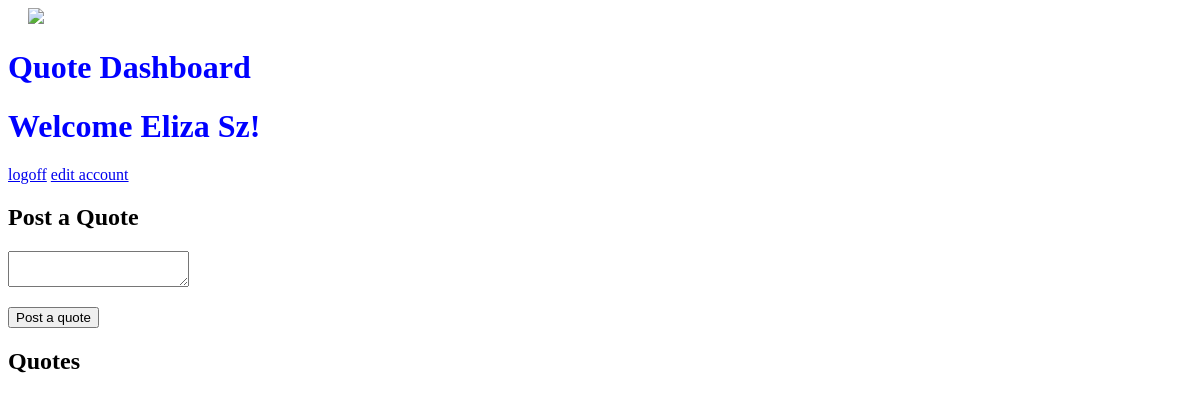
The page /quote_dashboard (signed in) on the database as committed earlier.
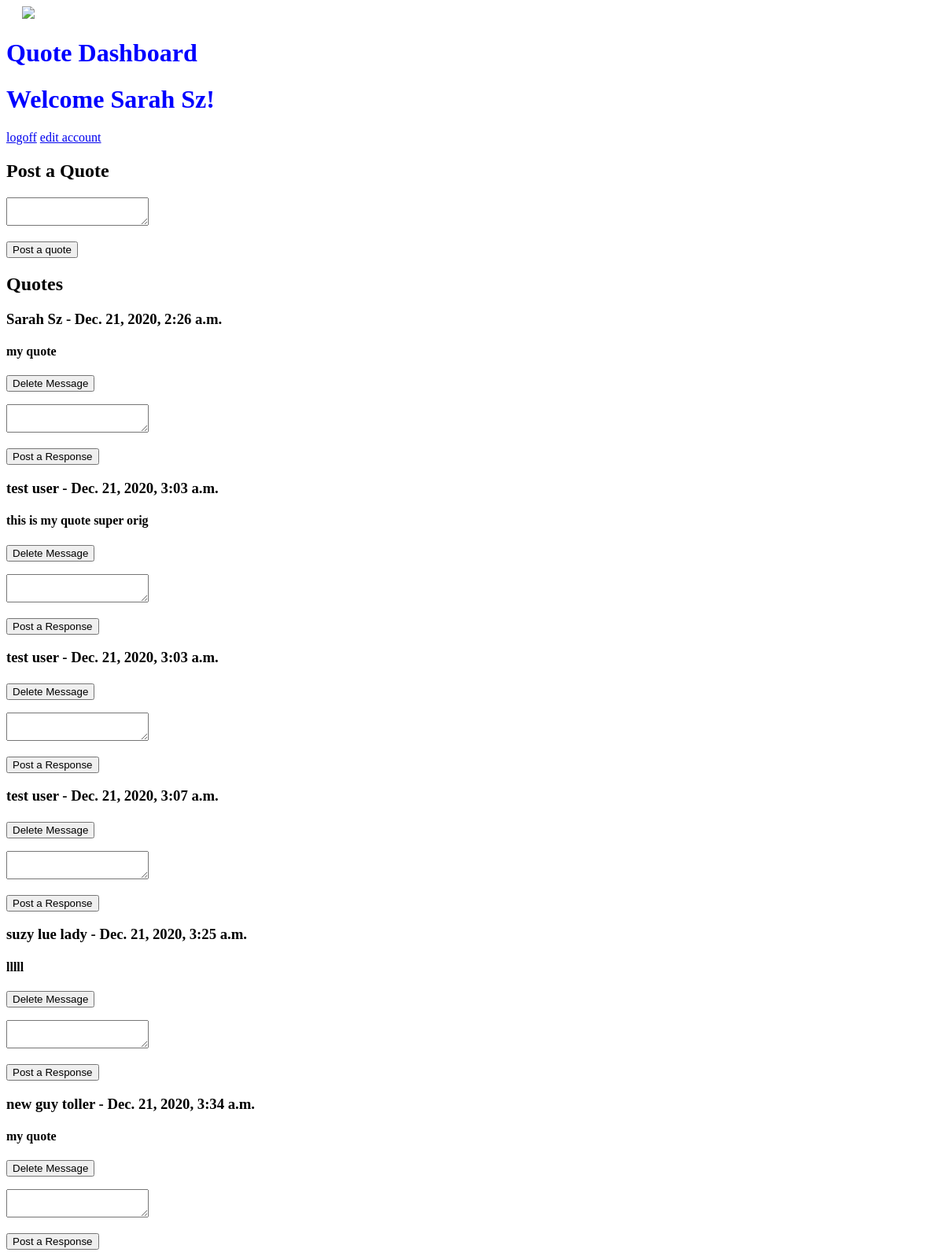
The same page on the database as committed later.
### final_app/models.py (models this page shows)
class User(models.Model):
    first_name = models.CharField(max_length=45)
    last_name = models.CharField(max_length=45)
    email = models.CharField(max_length=150)
    password = models.CharField(max_length=150)
    created_at = models.DateTimeField(auto_now_add=True)
    updated_at = models.DateTimeField(auto_now=True)
    objects = UserManager()

class Wall_Message(models.Model):
    message = models.TextField()
    poster = models.ForeignKey(User, related_name="wall_messages", on_delete = models.CASCADE)
    created_at = models.DateTimeField(auto_now_add=True)
    updated_at = models.DateTimeField(auto_now=True)

### final_app/views.py (the view)
# urls.py: path('quote_dashboard', views.quote_dashboard),
def quote_dashboard(request):
    if 'userid' in request.session:
        user = User.objects.filter(id=request.session['userid'])
        if user:
            context ={
                "user": user[0],
                "wall_messages": Wall_Message.objects.all()
            }
            return render(request, 'quote_dashboard.html', context)
    return redirect('/')

### final_app/templates/quote_dashboard.html (shortened to what this page needs)
<!DOCTYPE html>
  <html>
    <head>
      {% load static %}
      <link rel="stylesheet" href="{% static 'css/style.css' %}">
    </head>
    <body>
    <img src="{% static 'img/image.jpg' %}" />
    <h1>Quote Dashboard</h1>
    <div>
        <h1>Welcome {{user.first_name}} {{ user.last_name}}!</h1>
        <a href="/logoff">logoff</a>
        <a href="/edit">edit account</a>
    </div>
    <div>
        <h2>Post a Quote</h2>
        <form action="/post_message" method="POST">
            <textarea name="post_message"></textarea>
            <p><button type="submit">Post a quote</button></p>
        </form>
    </div>
    <div>
        <h2>Quotes</h2>
        {% if wall_messages %}
            {% for wall_message in wall_messages %}
                <h3>{{wall_message.poster.first_name}} {{wall_message.poster.last_name}} - {{wall_message.created_at}}</h3>
                <h4>{{wall_message.message}}</h4>
                <form action="/delete_message/{{wall_message.id}}" method="POST">
                    <button type="submit">Delete Message</button>
                </form>
                <form action="/post_comment/{{wall_message.id}}" method="POST">
                    <p><textarea name="post_comment"></textarea></p>
                    <button type="submit">Post a Response</button>
                </form>
            {% endfor %}
        {% endif %}
    </div>
</body>
</html>

### final_app/Static/css/style.css (style rules this page uses)
h1 { color: blue; }

Rows that differ between the two databases and show on the page:
changed User "Sz": first_name "Eliza" → "Sarah"
added Wall_Message: poster.first_name "Sarah", poster.last_name "Sz", created_at "Dec. 21, 2020, 2:26 a.m.", message "my quote"
added Wall_Message: poster.first_name "test", poster.last_name "user", created_at "Dec. 21, 2020, 3:03 a.m.", message "this is my quote super orig"
added Wall_Message: poster.first_name "test", poster.last_name "user", created_at "Dec. 21, 2020, 3:03 a.m."
added Wall_Message: poster.first_name "test", poster.last_name "user", created_at "Dec. 21, 2020, 3:07 a.m."
added Wall_Message: poster.first_name "suzy lue", poster.last_name "lady", created_at "Dec. 21, 2020, 3:25 a.m.", message "lllll"
added Wall_Message: poster.first_name "new guy", poster.last_name "toller", created_at "Dec. 21, 2020, 3:34 a.m.", message "my quote"
